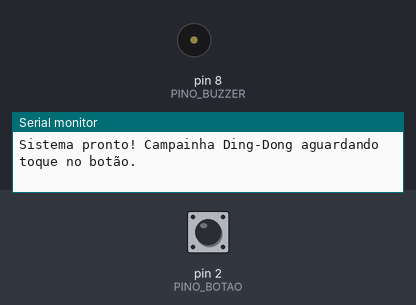
Recording of a sketch running on a simulated Arduino Uno, built with avr-gcc and run on an emulated ATmega328P. Parts: buzzer (waves = sounding), the last lines printed to the serial monitor. The test bench sets the inputs (shaded band); at power-on: pin 2 (PINO_BOTAO) HIGH.

Above: at 1.2 s.
1.3 s: pin 2 (PINO_BOTAO) pulled LOW for 0.15 s
At 2.0 s:
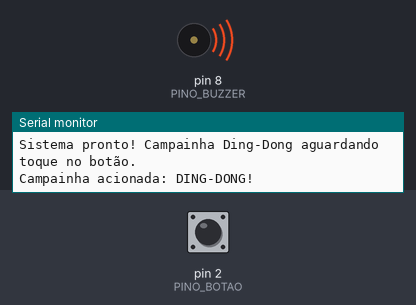
3.8 s: pin 2 (PINO_BOTAO) pulled LOW for 3.2 s
At 8.4 s:
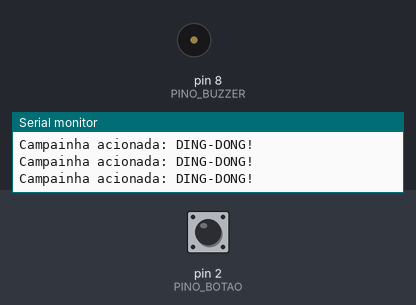
Timing chart, 0 to 9.9 s (numbered marks = the images above; inputs shaded):
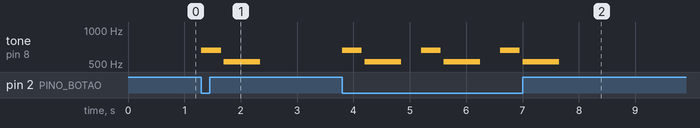

The sketch:

p16_campainha_com_botao.ino
```cpp
/*
 * Projeto 16: Campainha com Botão
 * O que faz: Toca o som clássico "Ding-Dong" em um buzzer passivo quando o botão é pressionado.
 * Ligações: D2 (Botão ao GND), D8 (Buzzer Passivo)
 * Bibliotecas: Nenhuma biblioteca extra
 * Material: 80 Projetos Arduino
 */

const byte PINO_BOTAO = 2;  // Botão da campainha ligado ao GND
const byte PINO_BUZZER = 8; // Buzzer passivo

const unsigned int NOTA_DING_HZ = 659; // AJUSTE AQUI: nota Mi5 (aguda)
const unsigned int NOTA_DONG_HZ = 523; // AJUSTE AQUI: nota Dó5 (grave)

void tocarDingDong() {
  Serial.println(F("Campainha acionada: DING-DONG!"));
  tone(PINO_BUZZER, NOTA_DING_HZ, 350);
  delay(400);
  tone(PINO_BUZZER, NOTA_DONG_HZ, 650);
  delay(700);
  noTone(PINO_BUZZER);
}

void setup() {
  Serial.begin(9600);
  pinMode(PINO_BOTAO, INPUT_PULLUP);
  pinMode(PINO_BUZZER, OUTPUT);

  Serial.println(F("Sistema pronto! Campainha Ding-Dong aguardando toque no botão."));
}

void loop() {
  if (digitalRead(PINO_BOTAO) == LOW) {
    tocarDingDong();
    delay(300); // Evita disparos repetidos imediatos
  }
}
```

Measured:
- after the input at 1.3 s, tone on pin 8 (PINO_BUZZER): silent → 659 Hz at once, → silent 0.35 s later, → 523 Hz 0.05 s later, → silent 0.65 s later
- after the input at 3.8 s, tone on pin 8 (PINO_BUZZER): silent → 659 Hz at once, then repeats every 1.4 s: silent 0.05 s, 523 Hz 0.65 s, silent 0.35 s, 659 Hz 0.35 s, until it stays silent from 7.7 s
